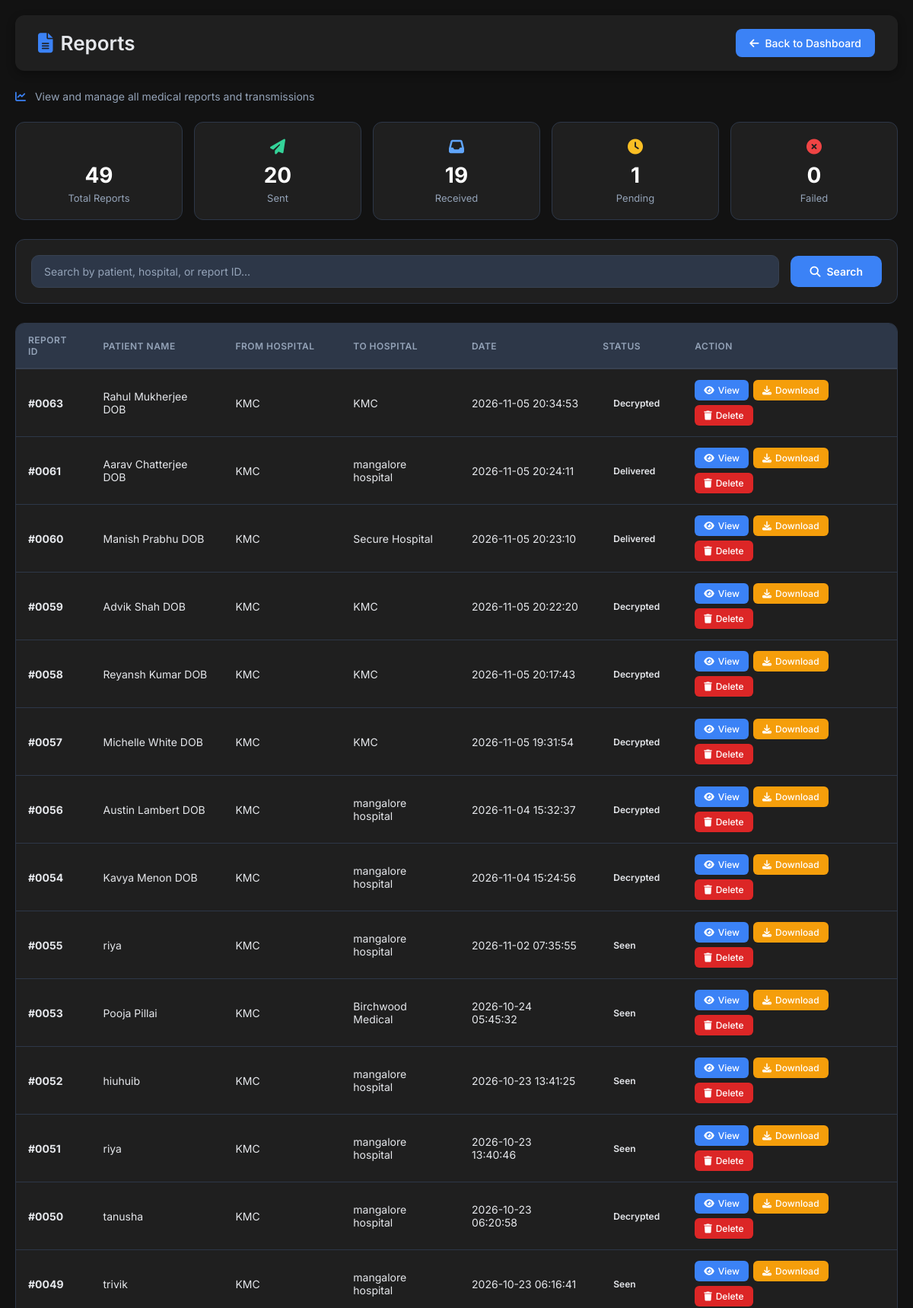
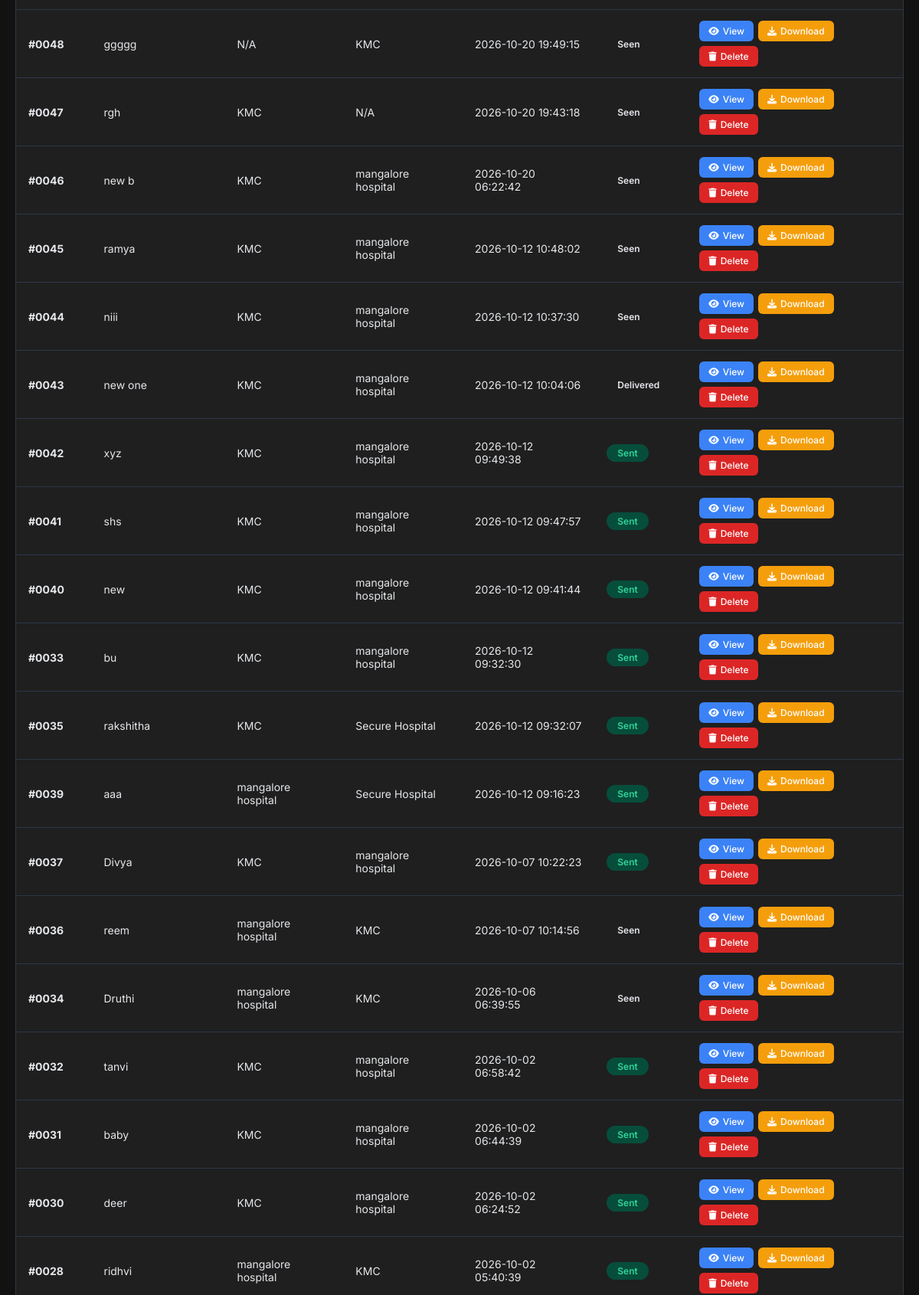
Page /reports (upper part) on the committed database (2 pictures, top to bottom).
### tables this page shows
CREATE TABLE reports (
        report_id INTEGER PRIMARY KEY AUTOINCREMENT,

        sender_id INTEGER,
        receiver_id INTEGER,

        patient_number TEXT UNIQUE,
        patient_name TEXT,
        age INTEGER,
        gender TEXT,

        diagnosis TEXT,
        prescription TEXT,

        report_file TEXT,
        xray_image TEXT,

        encrypted_file TEXT,
        stego_image TEXT,
        sha256_hash TEXT,

        status TEXT DEFAULT 'Uploaded',

        upload_date TEXT,
        sent_date TEXT, encrypted_aes_key TEXT, decrypted_metadata TEXT, ai_summary TEXT,

        FOREIGN KEY(sender_id) REFERENCES doctors(doctor_id),
        FOREIGN KEY(receiver_id) REFERENCES doctors(doctor_id)
    );

CREATE TABLE hospitals (
        hospital_id INTEGER PRIMARY KEY AUTOINCREMENT,
        hospital_name TEXT NOT NULL,
        registration_id TEXT,
        email TEXT,
        phone TEXT,
        location TEXT,
        address TEXT,
        specialization TEXT
    , doctor_pdf TEXT);

### app.py (the view, shortened to what this page needs)
@app.route("/reports")
def reports():
    conn = get_db_connection()
    search = request.args.get("search", "")
    status_filter = request.args.get("status", "all")
    date_filter = request.args.get("date_filter", "all")
    query = """
        SELECT
            r.report_id, r.patient_name, r.sent_date, r.upload_date, r.status,
            d1.doctor_name AS sender_name,
            d2.doctor_name AS receiver_name,
            h1.hospital_name AS from_hospital,
            h2.hospital_name AS to_hospital
        FROM reports r
        LEFT JOIN doctors d1 ON r.sender_id = d1.doctor_id
        LEFT JOIN doctors d2 ON r.receiver_id = d2.doctor_id
        LEFT JOIN hospitals h1 ON d1.hospital_id = h1.hospital_id
        LEFT JOIN hospitals h2 ON d2.hospital_id = h2.hospital_id
        WHERE 1 = 1
    """
    params = []
    if status_filter != "all":
        query += " AND LOWER(r.status) = ?"
        params.append(status_filter.lower())
    if date_filter == "today":
        query += " AND DATE(r.sent_date) = DATE('now')"
    elif date_filter == "week":
        query += " AND DATE(r.sent_date) >= DATE('now', '-7 days')"
    elif date_filter == "month":
        query += " AND DATE(r.sent_date) >= DATE('now', '-30 days')"
    query += " ORDER BY r.sent_date DESC"
    reports_data = conn.execute(query, params).fetchall()
    total_reports = conn.execute("SELECT COUNT(*) FROM reports").fetchone()[0]
    sent_count = conn.execute("SELECT COUNT(*) FROM reports WHERE LOWER(status) IN ('delivered', 'sent')").fetchone()[0]
    received_count = conn.execute("SELECT COUNT(*) FROM reports WHERE LOWER(status) IN ('seen', 'decrypted')").fetchone()[0]
    pending_count = conn.execute("SELECT COUNT(*) FROM reports WHERE LOWER(status) = 'pending'").fetchone()[0]
    failed_count = 0
    conn.close()
    return render_template(
        "reports.html",
        reports=reports_data,
        total_reports=total_reports,
        sent_count=sent_count,
        received_count=received_count,
        pending_count=pending_count,
        failed_count=failed_count,
        search_query=search,
        status_filter=status_filter,
        date_filter=date_filter
    )

### app.py (called while the page is built)
def get_db_connection():
    conn = sqlite3.connect(DATABASE_PATH, timeout=30)
    conn.row_factory = sqlite3.Row
    conn.execute("PRAGMA busy_timeout = 30000")
    return conn

### templates/reports.html (shortened to what this page needs)
<!DOCTYPE html>
<html lang="en">
<head>
    <link rel="stylesheet" href="https://cdnjs.cloudflare.com/ajax/libs/font-awesome/6.5.2/css/all.min.css">
</head>
<body>
<div class="container">
    <header>
        <h2><i class="fa-solid fa-file-alt"></i> Reports</h2>
        <a href="{{ url_for('admin_dashboard') }}">
            <i class="fa fa-arrow-left"></i> Back to Dashboard
        </a>
    </header>
    <div class="subtitle">
        <i class="fa-solid fa-chart-line"></i>
        View and manage all medical reports and transmissions
    </div>
    <div class="stats-grid">
        <div class="stat-card total">
            <span class="icon"></span>
            <span class="number">{{ total_reports or 0 }}</span>
            <span class="label">Total Reports</span>
        </div>
        <div class="stat-card sent">
            <span class="icon"><i class="fa-solid fa-paper-plane"></i></span>
            <span class="number">{{ sent_count or 0 }}</span>
            <span class="label">Sent</span>
        </div>
        <div class="stat-card received">
            <span class="icon"><i class="fa-solid fa-inbox"></i></span>
            <span class="number">{{ received_count or 0 }}</span>
            <span class="label">Received</span>
        </div>
        <div class="stat-card pending">
            <span class="icon"><i class="fa-solid fa-clock"></i></span>
            <span class="number">{{ pending_count or 0 }}</span>
            <span class="label">Pending</span>
        </div>
        <div class="stat-card failed">
            <span class="icon"><i class="fa-solid fa-times-circle"></i></span>
            <span class="number">{{ failed_count or 0 }}</span>
            <span class="label">Failed</span>
        </div>
    </div>
    <div class="search-section">
        <form method="GET" class="search-form">
            <input type="text" name="search" placeholder="Search by patient, hospital, or report ID..." value="{{ search_query or '' }}">
            <button type="submit">
                <i class="fa-solid fa-search"></i> Search
            </button>
        </form>
    </div>
    <div class="table-card">
        {% if reports %}
        <table>
            <thead>
                <tr>
                    <th>Report ID</th>
                    <th>Patient Name</th>
                    <th>From Hospital</th>
                    <th>To Hospital</th>
                    <th>Date</th>
                    <th>Status</th>
                    <th>Action</th>
                </tr>
            </thead>
            <tbody>
                {% for report in reports %}
                <tr>
                    <td><strong>#{{ "%04d"|format(report.report_id) }}</strong></td>
                    <td>{{ report.patient_name or 'N/A' }}</td>
                    <td>{{ report.from_hospital or 'N/A' }}</td>
                    <td>{{ report.to_hospital or 'N/A' }}</td>
                    <td>{{ report.sent_date or report.upload_date or 'N/A' }}</td>
                    <td>
                        <span class="status-badge status-{{ report.status }}">
                            {{ report.status or 'Uploaded' }}
                        </span>
                    </td>
                    <td>
                        <div class="action-cell">
                            <a href="{{ url_for('admin_view_report', report_id=report.report_id) }}" class="action-btn view">
                                <i class="fa-solid fa-eye"></i> View
                            </a>
                            <a href="{{ url_for('download_report', report_id=report.report_id) }}" class="action-btn download">
                                <i class="fa-solid fa-download"></i> Download
                            </a>
                            <button onclick="confirmDelete({{ report.report_id }}, '{{ report.patient_name }}')" class="action-btn delete">
                                <i class="fa-solid fa-trash"></i> Delete
                            </button>
                        </div>
                    </td>
                </tr>
                {% endfor %}
            </tbody>
        </table>
        {% else %}
        <div class="empty-state">
            <i class="fa-solid fa-file-circle-exclamation"></i>
            <h3>No reports found</h3>
            <p>No medical reports match your search criteria.</p>
        </div>
        {% endif %}
    </div>
</div>
</body>
</html>

### templates/reports.html (style rules this page uses)
* { margin: 0; padding: 0; box-sizing: border-box; font-family: 'Inter', sans-serif; }
body { background: #121212; color: #e5e7eb; padding: 20px; min-height: 100vh; }
.container { max-width: 1400px; margin: auto; }
header { background: #1f1f1f; padding: 18px 30px; display: flex; justify-content: space-between; align-items: center; border-radius: 12px; box-shadow: 0 4px 12px rgba(0,0,0,.3); flex-wrap: wrap; gap: 10px; margin-bottom: 25px; }
header h2 { font-size: 26px; font-weight: 600; display: flex; align-items: center; gap: 10px; color: #e5e7eb; }
header h2 i { color: #3b82f6; }
header a { color: white; text-decoration: none; font-size: 14px; background: #3b82f6; padding: 10px 18px; border-radius: 8px; transition: .3s; font-weight: 500; display: inline-flex; align-items: center; gap: 8px; }
.subtitle { color: #94a3b8; margin-bottom: 25px; font-size: 14px; }
.subtitle i { color: #3b82f6; margin-right: 8px; }
.stats-grid { display: grid; grid-template-columns: repeat(5, 1fr); gap: 15px; margin-bottom: 25px; }
.stat-card { background: #1f1f1f; border-radius: 12px; padding: 20px; text-align: center; border: 1px solid #2d3748; transition: 0.3s; }
.stat-card .number { font-size: 28px; font-weight: 700; color: #fff; display: block; }
.stat-card .label { font-size: 13px; color: #94a3b8; margin-top: 5px; display: block; }
.stat-card .icon { font-size: 20px; margin-bottom: 8px; display: block; }
.stat-card.total .icon { color: #3b82f6; }
.stat-card.sent .icon { color: #34d399; }
.stat-card.received .icon { color: #60a5fa; }
.stat-card.pending .icon { color: #fbbf24; }
.stat-card.failed .icon { color: #ef4444; }
.search-section { background: #1f1f1f; padding: 20px; border-radius: 12px; margin-bottom: 25px; border: 1px solid #2d3748; }
.search-form { display: flex; gap: 15px; flex-wrap: wrap; align-items: center; }
.search-form input { flex: 1; min-width: 200px; padding: 12px 16px; background: #2d3748; border: 1px solid #374151; border-radius: 10px; color: #e5e7eb; font-size: 14px; outline: none; transition: .3s; }
.search-form input::placeholder { color: #94a3b8; }
.search-form button { padding: 12px 25px; background: #3b82f6; color: white; border: none; border-radius: 10px; cursor: pointer; font-weight: 600; font-size: 14px; display: inline-flex; align-items: center; gap: 8px; }
.table-card { background: #1f1f1f; border-radius: 12px; overflow: hidden; border: 1px solid #2d3748; }
table { width: 100%; border-collapse: collapse; }
thead { background: #2d3748; }
th { padding: 14px 16px; text-align: left; font-size: 12px; text-transform: uppercase; letter-spacing: 0.5px; color: #94a3b8; font-weight: 600; border-bottom: 2px solid #374151; }
td { padding: 14px 16px; border-bottom: 1px solid #2d3748; font-size: 14px; color: #e5e7eb; }
.status-badge { display: inline-block; padding: 4px 14px; border-radius: 30px; font-size: 12px; font-weight: 600; }
.status-Sent { background: #064e3b; color: #34d399; }
.action-cell { display: flex; gap: 6px; flex-wrap: wrap; }
.action-btn { padding: 6px 12px; border-radius: 6px; text-decoration: none; font-size: 12px; font-weight: 500; display: inline-flex; align-items: center; gap: 5px; border: none; cursor: pointer; }
.action-btn.view { background: #3b82f6; color: white; }
.action-btn.download { background: #f59e0b; color: white; }
.action-btn.delete { background: #dc2626; color: white; }

### rows in the picture
reports: report_id "0063", patient_name "Rahul Mukherjee DOB", hospital_name "KMC", sent_date "2026-11-05 20:34:53", status "Decrypted"
reports: report_id "0061", patient_name "Aarav Chatterjee DOB", hospital_name "KMC", hospital_name "mangalore hospital", sent_date "2026-11-05 20:24:11", status "Delivered"
reports: report_id "0060", patient_name "Manish Prabhu DOB", hospital_name "KMC", hospital_name "Secure Hospital", sent_date "2026-11-05 20:23:10", status "Delivered"
reports: report_id "0059", patient_name "Advik Shah DOB", hospital_name "KMC", sent_date "2026-11-05 20:22:20", status "Decrypted"
reports: report_id "0058", patient_name "Reyansh Kumar DOB", hospital_name "KMC", sent_date "2026-11-05 20:17:43", status "Decrypted"
reports: report_id "0057", patient_name "Michelle White DOB", hospital_name "KMC", sent_date "2026-11-05 19:31:54", status "Decrypted"
reports: report_id "0056", patient_name "Austin Lambert DOB", hospital_name "KMC", hospital_name "mangalore hospital", sent_date "2026-11-04 15:32:37", status "Decrypted"
reports: report_id "0054", patient_name "Kavya Menon DOB", hospital_name "KMC", hospital_name "mangalore hospital", sent_date "2026-11-04 15:24:56", status "Decrypted"
reports: report_id "0055", patient_name "riya", hospital_name "KMC", hospital_name "mangalore hospital", sent_date "2026-11-02 07:35:55", status "Seen"
reports: report_id "0053", patient_name "Pooja Pillai", hospital_name "KMC", hospital_name "Birchwood Medical", sent_date "2026-10-24 05:45:32", status "Seen"
reports: report_id "0052", patient_name "hiuhuib", hospital_name "KMC", hospital_name "mangalore hospital", sent_date "2026-10-23 13:41:25", status "Seen"
reports: report_id "0051", patient_name "riya", hospital_name "KMC", hospital_name "mangalore hospital", sent_date "2026-10-23 13:40:46", status "Seen"
reports: report_id "0050", patient_name "tanusha", hospital_name "KMC", hospital_name "mangalore hospital", sent_date "2026-10-23 06:20:58", status "Decrypted"
reports: report_id "0049", patient_name "trivik", hospital_name "KMC", hospital_name "mangalore hospital", sent_date "2026-10-23 06:16:41", status "Seen"
reports: report_id "0048", patient_name "ggggg", from_hospital "N/A", hospital_name "KMC", sent_date "2026-10-20 19:49:15", status "Seen"
reports: report_id "0047", patient_name "rgh", hospital_name "KMC", to_hospital "N/A", sent_date "2026-10-20 19:43:18", status "Seen"
reports: report_id "0046", patient_name "new b", hospital_name "KMC", hospital_name "mangalore hospital", sent_date "2026-10-20 06:22:42", status "Seen"
reports: report_id "0045", patient_name "ramya", hospital_name "KMC", hospital_name "mangalore hospital", sent_date "2026-10-12 10:48:02", status "Seen"
reports: report_id "0044", patient_name "niii", hospital_name "KMC", hospital_name "mangalore hospital", sent_date "2026-10-12 10:37:30", status "Seen"
reports: report_id "0043", patient_name "new one", hospital_name "KMC", hospital_name "mangalore hospital", sent_date "2026-10-12 10:04:06", status "Delivered"
reports: report_id "0042", patient_name "xyz", hospital_name "KMC", hospital_name "mangalore hospital", sent_date "2026-10-12 09:49:38", status "Sent"
reports: report_id "0041", patient_name "shs", hospital_name "KMC", hospital_name "mangalore hospital", sent_date "2026-10-12 09:47:57", status "Sent"
reports: report_id "0040", patient_name "new", hospital_name "KMC", hospital_name "mangalore hospital", sent_date "2026-10-12 09:41:44", status "Sent"
reports: report_id "0033", patient_name "bu", hospital_name "KMC", hospital_name "mangalore hospital", sent_date "2026-10-12 09:32:30", status "Sent"
reports: report_id "0035", patient_name "rakshitha", hospital_name "KMC", hospital_name "Secure Hospital", sent_date "2026-10-12 09:32:07", status "Sent"
reports: report_id "0039", patient_name "aaa", hospital_name "mangalore hospital", hospital_name "Secure Hospital", sent_date "2026-10-12 09:16:23", status "Sent"
reports: report_id "0037", patient_name "Divya", hospital_name "KMC", hospital_name "mangalore hospital", sent_date "2026-10-07 10:22:23", status "Sent"
reports: report_id "0036", patient_name "reem", hospital_name "mangalore hospital", hospital_name "KMC", sent_date "2026-10-07 10:14:56", status "Seen"
reports: report_id "0034", patient_name "Druthi", hospital_name "mangalore hospital", hospital_name "KMC", sent_date "2026-10-06 06:39:55", status "Seen"
reports: report_id "0032", patient_name "tanvi", hospital_name "KMC", hospital_name "mangalore hospital", sent_date "2026-10-02 06:58:42", status "Sent"
reports: report_id "0031", patient_name "baby", hospital_name "KMC", hospital_name "mangalore hospital", sent_date "2026-10-02 06:44:39", status "Sent"
reports: report_id "0030", patient_name "deer", hospital_name "KMC", hospital_name "mangalore hospital", sent_date "2026-10-02 06:24:52", status "Sent"
reports: report_id "0028", patient_name "ridhvi", hospital_name "mangalore hospital", hospital_name "KMC", sent_date "2026-10-02 05:40:39", status "Sent"

### other values in the picture
{{ total_reports or 0 }} "49"
{{ sent_count or 0 }} "20"
{{ received_count or 0 }} "19"
{{ pending_count or 0 }} "1"
{{ failed_count or 0 }} "0"
